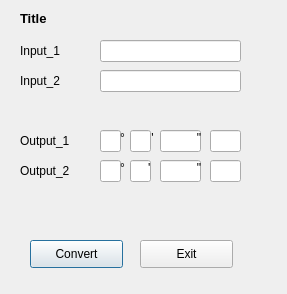
<?xml version="1.0" encoding="UTF-8"?>
<ui version="4.0">
 <class>dlg_DMS_float</class>
 <widget class="QDialog" name="dlg_DMS_float">
  <property name="geometry">
   <rect>
    <x>0</x>
    <y>0</y>
    <width>287</width>
    <height>294</height>
   </rect>
  </property>
  <property name="windowTitle">
   <string>Convert</string>
  </property>
  <widget class="QLineEdit" name="lineEditOutput_1">
   <property name="geometry">
    <rect>
     <x>100</x>
     <y>130</y>
     <width>21</width>
     <height>22</height>
    </rect>
   </property>
   <property name="text">
    <string/>
   </property>
   <property name="readOnly">
    <bool>true</bool>
   </property>
  </widget>
  <widget class="QLabel" name="TitleText">
   <property name="geometry">
    <rect>
     <x>20</x>
     <y>10</y>
     <width>191</width>
     <height>16</height>
    </rect>
   </property>
   <property name="font">
    <font>
     <pointsize>10</pointsize>
     <weight>75</weight>
     <bold>true</bold>
    </font>
   </property>
   <property name="text">
    <string>Title</string>
   </property>
  </widget>
  <widget class="QLabel" name="TextInput_2">
   <property name="geometry">
    <rect>
     <x>20</x>
     <y>70</y>
     <width>71</width>
     <height>21</height>
    </rect>
   </property>
   <property name="text">
    <string>Input_2</string>
   </property>
  </widget>
  <widget class="QPushButton" name="pb_convert">
   <property name="geometry">
    <rect>
     <x>30</x>
     <y>240</y>
     <width>93</width>
     <height>28</height>
    </rect>
   </property>
   <property name="text">
    <string>Convert</string>
   </property>
  </widget>
  <widget class="QLabel" name="TextInput_1">
   <property name="geometry">
    <rect>
     <x>20</x>
     <y>40</y>
     <width>71</width>
     <height>21</height>
    </rect>
   </property>
   <property name="text">
    <string>Input_1</string>
   </property>
  </widget>
  <widget class="QLineEdit" name="lineEditInput_1">
   <property name="geometry">
    <rect>
     <x>100</x>
     <y>40</y>
     <width>141</width>
     <height>22</height>
    </rect>
   </property>
   <property name="text">
    <string/>
   </property>
   <property name="readOnly">
    <bool>false</bool>
   </property>
  </widget>
  <widget class="QLineEdit" name="lineEditInput_2">
   <property name="geometry">
    <rect>
     <x>100</x>
     <y>70</y>
     <width>141</width>
     <height>22</height>
    </rect>
   </property>
   <property name="text">
    <string/>
   </property>
   <property name="readOnly">
    <bool>false</bool>
   </property>
  </widget>
  <widget class="QLabel" name="TextOutput_2">
   <property name="geometry">
    <rect>
     <x>20</x>
     <y>160</y>
     <width>71</width>
     <height>21</height>
    </rect>
   </property>
   <property name="text">
    <string>Output_2</string>
   </property>
  </widget>
  <widget class="QLabel" name="TextOutput_1">
   <property name="geometry">
    <rect>
     <x>20</x>
     <y>130</y>
     <width>71</width>
     <height>21</height>
    </rect>
   </property>
   <property name="text">
    <string>Output_1</string>
   </property>
  </widget>
  <widget class="QPushButton" name="pb_exit">
   <property name="geometry">
    <rect>
     <x>140</x>
     <y>240</y>
     <width>93</width>
     <height>28</height>
    </rect>
   </property>
   <property name="text">
    <string>Exit</string>
   </property>
  </widget>
  <widget class="QLineEdit" name="lineEditOutput_2">
   <property name="geometry">
    <rect>
     <x>130</x>
     <y>130</y>
     <width>21</width>
     <height>22</height>
    </rect>
   </property>
   <property name="text">
    <string/>
   </property>
   <property name="readOnly">
    <bool>true</bool>
   </property>
  </widget>
  <widget class="QLineEdit" name="lineEditOutput_3">
   <property name="geometry">
    <rect>
     <x>160</x>
     <y>130</y>
     <width>41</width>
     <height>22</height>
    </rect>
   </property>
   <property name="text">
    <string/>
   </property>
   <property name="readOnly">
    <bool>true</bool>
   </property>
  </widget>
  <widget class="QLineEdit" name="lineEditOutput_7">
   <property name="geometry">
    <rect>
     <x>160</x>
     <y>160</y>
     <width>41</width>
     <height>22</height>
    </rect>
   </property>
   <property name="text">
    <string/>
   </property>
   <property name="readOnly">
    <bool>true</bool>
   </property>
  </widget>
  <widget class="QLineEdit" name="lineEditOutput_5">
   <property name="geometry">
    <rect>
     <x>100</x>
     <y>160</y>
     <width>21</width>
     <height>22</height>
    </rect>
   </property>
   <property name="text">
    <string/>
   </property>
   <property name="readOnly">
    <bool>true</bool>
   </property>
  </widget>
  <widget class="QLineEdit" name="lineEditOutput_6">
   <property name="geometry">
    <rect>
     <x>130</x>
     <y>160</y>
     <width>21</width>
     <height>22</height>
    </rect>
   </property>
   <property name="text">
    <string/>
   </property>
   <property name="readOnly">
    <bool>true</bool>
   </property>
  </widget>
  <widget class="QLabel" name="DMSLabel1">
   <property name="geometry">
    <rect>
     <x>120</x>
     <y>130</y>
     <width>131</width>
     <height>16</height>
    </rect>
   </property>
   <property name="text">
    <string>°        '             &quot; </string>
   </property>
  </widget>
  <widget class="QLabel" name="DMSLabel2">
   <property name="geometry">
    <rect>
     <x>120</x>
     <y>160</y>
     <width>111</width>
     <height>16</height>
    </rect>
   </property>
   <property name="text">
    <string>°       '              &quot; </string>
   </property>
  </widget>
  <widget class="QLineEdit" name="lineEditOutput_4">
   <property name="geometry">
    <rect>
     <x>210</x>
     <y>130</y>
     <width>31</width>
     <height>22</height>
    </rect>
   </property>
   <property name="readOnly">
    <bool>true</bool>
   </property>
  </widget>
  <widget class="QLineEdit" name="lineEditOutput_8">
   <property name="geometry">
    <rect>
     <x>210</x>
     <y>160</y>
     <width>31</width>
     <height>22</height>
    </rect>
   </property>
   <property name="readOnly">
    <bool>true</bool>
   </property>
  </widget>
 </widget>
 <tabstops>
  <tabstop>lineEditInput_1</tabstop>
  <tabstop>lineEditInput_2</tabstop>
  <tabstop>pb_convert</tabstop>
  <tabstop>pb_exit</tabstop>
  <tabstop>lineEditOutput_1</tabstop>
  <tabstop>lineEditOutput_2</tabstop>
  <tabstop>lineEditOutput_3</tabstop>
  <tabstop>lineEditOutput_4</tabstop>
  <tabstop>lineEditOutput_5</tabstop>
  <tabstop>lineEditOutput_6</tabstop>
  <tabstop>lineEditOutput_7</tabstop>
  <tabstop>lineEditOutput_8</tabstop>
 </tabstops>
 <resources/>
 <connections/>
</ui>
